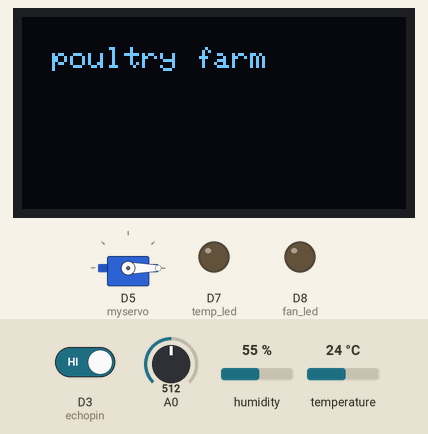
Simulated run of this sketch. Board: ESP8266 (NodeMCU). Shown: servo, 128×64 one-colour display, output pins drawn as LEDs (lit = HIGH). The inputs (shaded band) are chosen by the test bench; at power-on: temperature 24 °C, A0 = 512, D3 (echopin) HIGH, humidity 55 %. WiFi joins after 1.5 s; servers stay silent unless stated; no MQTT or app messages arrive unless stated; pins used as bus, display or sensor lines are not drawn; what the sketch prints to the serial monitor is not drawn.

Above: at 2.0 s.
At 3.2 s:
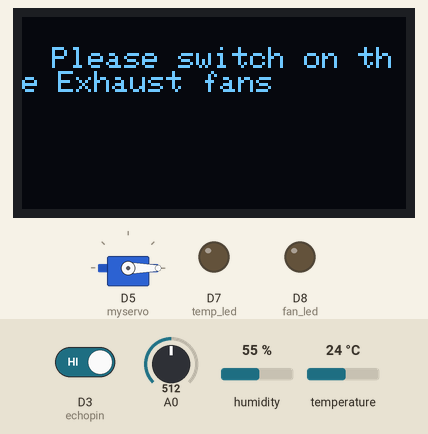
3.3 s: temperature set to 34 °C
14.2 s: temperature set to 37 °C
At 17.1 s:
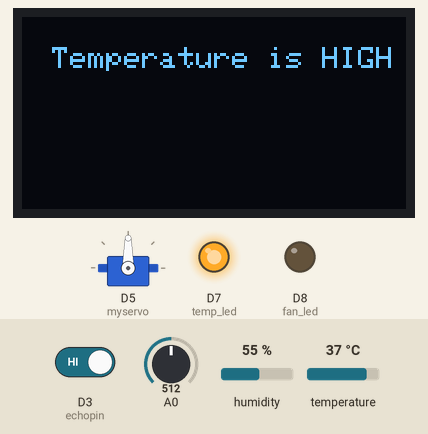
25.1 s: A0 set to 190
At 30.1 s:
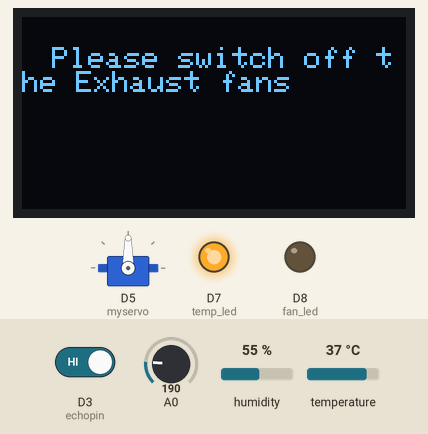
44.9 s: temperature set to 12 °C
At 51.4 s:
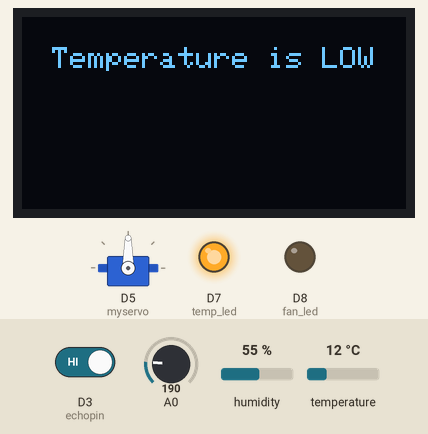
57.2 s: temperature set to 23 °C
65.2 s: temperature set to 26 °C
At 74.4 s:
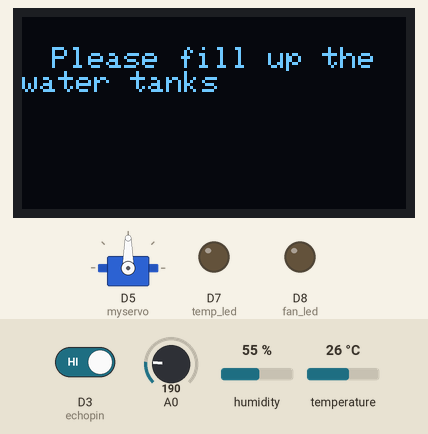
Timing chart, 0 to 75.9 s (numbered marks = the images above; inputs shaded):
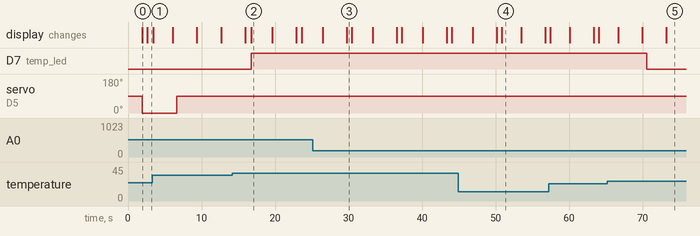

The sketch:

samp.ino
```cpp
#include <ESP8266WiFi.h>
#include <PubSubClient.h>
#include <Wire.h>
#include <Adafruit_SSD1306.h>
#include <Adafruit_GFX.h>
#define SSD1306_LCDHEIGHT 64
#define OLED_ADDR   0x3C
Adafruit_SSD1306 display(-1);
#if (SSD1306_LCDHEIGHT != 64)
#error("Height incorrect, please fix Adafruit_SSD1306.h!");
#endif
#include "DHT.h"
#include <Servo.h>
Servo myservo;
#define  DHTPIN D0
#define DHTTYPE DHT11
DHT dht(DHTPIN, DHTTYPE);
int temp_led=D7;
int fan_led=D8;
#define echopin D3
#define trigpin D4
#include <BlynkSimpleEsp8266.h>
#define BLYNK_PRINT Serial
#include <SimpleTimer.h>
SimpleTimer timer;


char auth[] = "e77812f7ef6447a094f30e0fad83f02b";
const char* ssid = "kevin";
const char* password = "12345678i";
char pass[] = "12345678i";


#define ORG "gawt0d"
#define DEVICE_TYPE "praneetha"
#define DEVICE_ID "1843"
#define TOKEN "123456789"
String command;


char server[] = ORG ".messaging.internetofthings.ibmcloud.com";
char pubtopic[] = "iot-2/evt/poultry/fmt/json";
char topic[] = "iot-2/cmd/poultry/fmt/String";
char authMethod[] = "use-token-auth";
char token[] = TOKEN;
char clientId[] = "d:" ORG ":" DEVICE_TYPE ":" DEVICE_ID;
//Serial.println(clientID);

WiFiClient wifiClient;
void callback(char* topic, byte* payload, unsigned int payloadLength);
PubSubClient client(server, 1883, callback, wifiClient);
void setup() {
  Serial.begin(9600);
  dht.begin();
//  pinMode(light,OUTPUT);
  Serial.println();
  wifiConnect();
  mqttConnect();
    Serial.begin(9600);
  Blynk.begin(auth, ssid, pass);
  dht.begin();
  pinMode(temp_led,OUTPUT);
  pinMode(fan_led,OUTPUT);
  pinMode(D3,INPUT);
  pinMode(D4,OUTPUT);
  myservo.attach(D5);
  display.begin(SSD1306_SWITCHCAPVCC, OLED_ADDR);
  display.clearDisplay();
  display.setTextSize(1);
  display.setTextColor(WHITE);
  display.setCursor(10,10);
  display.print("poultry farm");
  Serial.println("poultry farm");
  display.display();
     myservo.write(0);
  delay(100);
}

 BLYNK_WRITE(10)
{
if (param.asInt()) {
digitalWrite(fan_led, HIGH);
command="LIGHTON";
} else {
digitalWrite(fan_led, LOW);
command=="LIGHTOFF";
}
}

void loop() {
  //float h = dht.readHumidity();
  //float t = dht.readTemperature();
  //Serial.print("Humidity: ");
  //Serial.println(h);
  //Serial.print("Temperature: ");
  //Serial.println(t);
  //if (isnan(h) || isnan(t))
    //Serial.println("Failed to read from DHT sensor!");
    //return;

   Blynk.run();
  timer.run();


  //gas sensor start
  int analogSensor = analogRead(A0);
  float h = analogSensor;
  Serial.print("Pin A0: ");
  Serial.println(analogSensor);
  delay(500);
 if (analogSensor >200)
  {
   display.begin(SSD1306_SWITCHCAPVCC, OLED_ADDR);
   display.clearDisplay();
   display.setTextSize(1);
   display.setTextColor(WHITE);
   display.setCursor(10,10);
   display.print("Please switch on the Exhaust fans");
   display.display();
      char k[]=("Please switch on the Exhaust fans");
 Blynk.virtualWrite(V7, k);
      delay(100);
      Serial.println("Please switch on the Exhaust fans");
  }
else
  {
     display.begin(SSD1306_SWITCHCAPVCC, OLED_ADDR);
   display.clearDisplay();
   display.setTextSize(1);
   display.setTextColor(WHITE);
   display.setCursor(10,10);
   display.print("Please switch off the Exhaust fans");
   display.display();
         char o[]=("Please switch off the Exhaust fans");
 Blynk.virtualWrite(V7, o);
   Serial.println("Please switch off the Exhaust fans");

    }
  delay(100);
  //gas sensor end

  //dht11 start
  float t = dht.readTemperature();
  Serial.println(t);
  delay(500);
 Blynk.virtualWrite(V3, t);

if(t>35)
  {
   display.begin(SSD1306_SWITCHCAPVCC, OLED_ADDR);
   display.clearDisplay();
   display.setTextSize(1);
   display.setTextColor(WHITE);
   display.setCursor(10,10);
   display.print("Temperature is HIGH");
   display.display();
   Serial.println("Temperature is HIGH");
   digitalWrite(temp_led, HIGH); //Red
   delay(200);
      char i[]=("Temperature is High");
 Blynk.virtualWrite(V5, i);
      delay(100);
  }
else if(t<25)
  {
   display.begin(SSD1306_SWITCHCAPVCC, OLED_ADDR);
   display.clearDisplay();
   display.setTextSize(1);
   display.setTextColor(WHITE);
   display.setCursor(10,10);
   display.print("Temperature is LOW");
   display.display();
   Serial.println("Temperature is LOW");
      char h[]=("Temperature is Low");
 Blynk.virtualWrite(V5, h);
      delay(100);
  }
else
{
  digitalWrite(temp_led,  LOW);
     char j[]=("Temperature is Normal");
 Blynk.virtualWrite(V5, j);
      delay(100);
}
//dht11 end

//ultrasoinc start
  digitalWrite(D4,HIGH);
  delay(1000);
  digitalWrite(D4,LOW);
  int duration = pulseIn(echopin,HIGH);
  int distance = (duration/2)*0.0343;
  Serial.println("distance:  ");
  Serial.println(distance);
  delay(500);
if(distance<5)
 {
  display.begin(SSD1306_SWITCHCAPVCC, OLED_ADDR);
  display.clearDisplay();
  display.setTextSize(1);
  display.setTextColor(WHITE);
  display.setCursor(10,10);
  display.print("Please fill up the water tanks");
  display.display();
  Serial.println("Please fill up the water tanks");
  delay(500);
   char w[]=("Fill up the Tanks");
 Blynk.virtualWrite(V1, w);
      delay(100);
   myservo.write(90);
  delay(2000);
 }
else if(distance>10)
 {
  display.begin(SSD1306_SWITCHCAPVCC, OLED_ADDR);
  display.clearDisplay();
  display.setTextSize(1);
  display.setTextColor(WHITE);
  display.setCursor(10,10);
  display.print("Water tank is full");
  display.display();
  Serial.println("Water tank is full");
  delay(500);
   char a[]=("Water Quantity is Optimal");
 Blynk.virtualWrite(V1, a);
      delay(100);
   myservo.write(0);
  delay(100);
 }
 else
 {
 }
 //ultrasoinc end

  //servo start
  //myservo.write(90);
 // delay(2000);
 // myservo.write(0);
  //delay(100);

 //servo end


   if(!client.loop()) {
    mqttConnect();
  }
  PublishData(t,h);
delay(100);
}

void wifiConnect() {
  Serial.print("Connecting to "); Serial.print(ssid);
  WiFi.begin(ssid, password);
  while (WiFi.status() != WL_CONNECTED) {
    delay(500);
    Serial.print(".");
  }
  Serial.print("nWiFi connected, IP address: "); Serial.println(WiFi.localIP());
}

void mqttConnect() {
  if (!client.connected()) {
    Serial.print("Reconnecting MQTT client to "); Serial.println(server);
    while (!client.connect(clientId, authMethod, token)) {
      Serial.print(".");
      delay(500);
    }
    initManagedDevice();
    Serial.println();
  }
}
void initManagedDevice() {
  if (client.subscribe(topic)) {
    Serial.println("subscribe to cmd OK");
  } else {
    Serial.println("subscribe to cmd FAILED");
  }
}

void callback(char* topic, byte* payload, unsigned int payloadLength) {
  Serial.print("callback invoked for topic: "); Serial.println(topic);

  for (int i = 0; i < payloadLength; i++) {
    //Serial.println((char)payload[i]);
    command += (char)payload[i];
  }
Serial.println(command);
if(command == "LIGHTON"){
  //digitalWrite(light,LOW);
  Serial.println("Light is ON");

}
else if(command == "LIGHTOFF"){
  Serial.println("Light is OFF");
  //digitalWrite(light,HIGH);
}
command ="";
}
void PublishData(float t,float h){
 if (!!!client.connected()) {
 Serial.print("Reconnecting client to ");
 Serial.println(server);
 while (!!!client.connect(clientId, authMethod, token)) {
 Serial.print(".");
 delay(500);
 }
 Serial.println();
 }
  String payload = "{\"d\":{\"temperature\":";
  payload += t;
  payload+="," "\"gas\":";
  payload += h;
  payload += "}}";
 Serial.print("Sending payload: ");
 Serial.println(payload);

 if (client.publish(pubtopic, (char*) payload.c_str())) {
 Serial.println("Publish ok");
 } else {
 Serial.println("Publish failed");
 }
}
```

Measured:
- the behaviour switches between 35 and 36 °C on temperature (found by bisection; images 1 and 2)
- the behaviour switches between 24 and 25 °C on temperature (found by bisection; images 4 and 5)
- after the input at 14.2 s, D7 (temp_led): LOW → HIGH after 2.5 s; the display: first differs from a run without the input after 2.5 s (image 2)
- after the input at 25.1 s, the display: first differs from a run without the input after 4.7 s (image 3)
- after the input at 44.9 s, the display: first differs from a run without the input after 5.9 s (image 4)
- after the input at 65.2 s, D7 (temp_led): HIGH → LOW after 5.4 s
- what the display in image 0 shows lasts 0.6 s, from 2.0 s to 2.6 s
